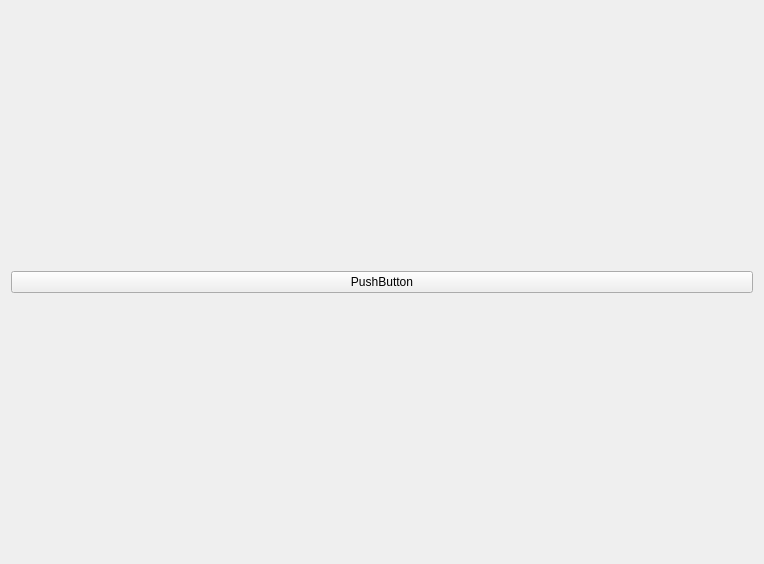
<?xml version="1.0" encoding="UTF-8"?>
<ui version="4.0">
 <class>Demo</class>
 <widget class="QWidget" name="Demo">
  <property name="geometry">
   <rect>
    <x>0</x>
    <y>0</y>
    <width>764</width>
    <height>564</height>
   </rect>
  </property>
  <property name="windowTitle">
   <string>Form</string>
  </property>
  <layout class="QVBoxLayout" name="verticalLayout">
   <item>
    <widget class="QPushButton" name="pushButton">
     <property name="text">
      <string>PushButton</string>
     </property>
    </widget>
   </item>
  </layout>
 </widget>
 <resources/>
 <connections/>
</ui>
